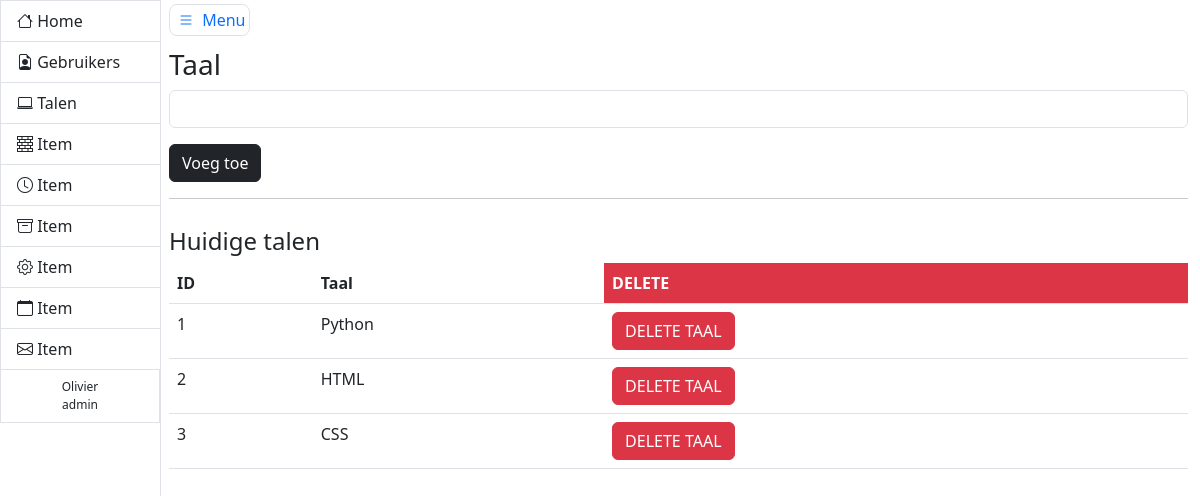
/admin/taal (signed in), run on the app's committed database.
### models.py (models this page shows, shortened)
class User(db.Model, UserMixin):
    __tablename__ = 'users'
    id = db.Column(db.Integer, primary_key=True, autoincrement=True)
    email = db.Column(db.String(), nullable=False, unique=True)
    username = db.Column(db.String(), nullable=False, unique=True)
    role = db.Column(db.String(), nullable=False, default='user')
    password_hash = db.Column(db.String(128))

class Talen(db.Model):
    id = db.Column(db.Integer, primary_key=True, autoincrement=True)
    name = db.Column(db.String(), nullable=False, unique=True)
    lessen = relationship("Lessen", cascade="all, delete-orphan")

### admin/views.py (the view, shortened to what this page needs)
@admin_blueprint.route('/taal', methods=['GET', 'POST'])
@login_required
@admin_required
def taal():
    form = AddTaal()
    delete = DeleteTaal()
    if form.validate_on_submit() and request.method == 'POST':
        print(form.taal.data)
        adding = Talen(name=form.taal.data)
        db.session.add(adding)
        db.session.commit()
        return redirect(url_for('admin.taal'))
    talen = Talen.query.all()
    return render_template('addtaal.html', form=form, talen=talen, delete=delete)

### admin/forms.py (shortened to what this page needs)
class AddTaal(FlaskForm):
    taal = StringField('Taal', validators=[DataRequired(message='Taal is required')])
    submit = SubmitField('Voeg toe')

class DeleteTaal(FlaskForm):
    delete = SubmitField('DELETE')

### __init__.py (called while the page is built)
@login_manager.user_loader
def get_user(user_id):
    try:
        return User.query.get(int(user_id))
    except:
        return None

### admin/templates/addtaal.html (shortened to what this page needs)
{% extends 'adminbase.html' %}
{% block header %}
    <form method="post">
        <h3>Taal</h3>
        {% endblock %}
        {% block bheader %}
        {{ form.taal(class_='form-control mb-3') }}
        {{ form.submit(class_='btn btn-dark') }}
{% endblock %}
{% block content %}
    <h4 class="mt-1 pt-2">Huidige talen</h4>
    <table class="table">
        <thead>
        <tr>
            <th scope="col">ID</th>
            <th scope="col">Taal</th>
            <th class="text-bg-danger">DELETE</th>
        </tr>
        </thead>
        <tbody>
        {% for taal in talen %}
            <tr>
                <td>{{ taal.id }}</td>
                <td>{{ taal.name }}</td>
                <td>
                    <button type="button" class="btn btn-danger" data-bs-toggle="modal"
                            data-bs-target="#modal_{{ taal.id }}">
                        DELETE TAAL
                    </button>
                </td>
            </tr>
        {% endfor %}
        </tbody>
    </table>
{% endblock %}

### admin/templates/adminbase.html (shortened to what this page needs)
<!DOCTYPE html>
<html lang="en">
<head>
    <link href="{{ url_for('static', filename='css/main.css') }}" rel="stylesheet">
    <link href="https://cdn.jsdelivr.net/npm/bootstrap@5.3.0-alpha1/dist/css/bootstrap.min.css" rel="stylesheet">
</head>
<body>
<div class="container-fluid">
    <div class="row flex-nowrap">
        <div class="col-auto px-0">
            <div id="sidebar" class="collapse collapse-horizontal show border-end">
                <div id="sidebar-nav" class="list-group border-0 rounded-0 text-sm-start min-vh-100">
                    <a href="{{ url_for('index') }}" class="list-group-item border-end-0 d-inline-block text-truncate" data-bs-parent="#sidebar"><i class="bi bi-house"></i> <span>Home</span> </a>
                    <a href="{{ url_for('admin.gebruikers') }}" class="list-group-item border-end-0 d-inline-block text-truncate" data-bs-parent="#sidebar"><i class="bi bi-file-earmark-person"></i> <span>Gebruikers</span></a>
                    <a href="{{ url_for('admin.taal') }}" class="list-group-item border-end-0 d-inline-block text-truncate" data-bs-parent="#sidebar"><i class="bi bi-laptop"></i> <span>Talen</span></a>
                    <a href="#" class="list-group-item border-end-0 d-inline-block text-truncate" data-bs-parent="#sidebar"><i class="bi bi-bricks"></i> <span>Item</span></a>
                    <a href="#" class="list-group-item border-end-0 d-inline-block text-truncate" data-bs-parent="#sidebar"><i class="bi bi-clock"></i> <span>Item</span></a>
                    <a href="#" class="list-group-item border-end-0 d-inline-block text-truncate" data-bs-parent="#sidebar"><i class="bi bi-archive"></i> <span>Item</span></a>
                    <a href="#" class="list-group-item border-end-0 d-inline-block text-truncate" data-bs-parent="#sidebar"><i class="bi bi-gear"></i> <span>Item</span></a>
                    <a href="#" class="list-group-item border-end-0 d-inline-block text-truncate" data-bs-parent="#sidebar"><i class="bi bi-calendar"></i> <span>Item</span></a>
                    <a href="#" class="list-group-item border-end-0 d-inline-block text-truncate" data-bs-parent="#sidebar"><i class="bi bi-envelope"></i> <span>Item</span></a>
                    {% if current_user.is_authenticated %}
                    <p class="copyright list-group-item d-inline-block text-truncate">{{ current_user.username }} <br> {{ current_user.role }}</p>
                    {% endif %}
                </div>
            </div>
        </div>
        <main class="col ps-md-2 pt-2">
            <a href="#" data-bs-target="#sidebar" data-bs-toggle="collapse" class="border rounded-3 p-1 text-decoration-none"><i class="bi bi-list bi-lg py-2 p-1"></i> Menu</a>
            <div class="page-header pt-3">
                {% block header %}
                {% endblock %}
            </div>
            {% block bheader %}
            {% endblock %}
            <hr>
            <div class="row">
                <div class="col-12">
                    {% block content %}
                    {% endblock %}
                </div>
            </div>
        </main>
    </div>
</div>
</body>
</html>

### static/css/main.css (style rules this page uses)
html { position: relative; min-height: 100%; }
#sidebar-nav { width: 160px; }
#sidebar { position: relative; }
.copyright { background-color: #f8f9fa; color: #6c757d; font-size: 12px; padding: 5px 10px; border-top: 1px solid #dee2e6; width: 100%; text-align: center; }

### data on the page
User: username "Olivier", role "admin"
Talen: id "1", name "Python"
Talen: id "2", name "HTML"
Talen: id "3", name "CSS"
